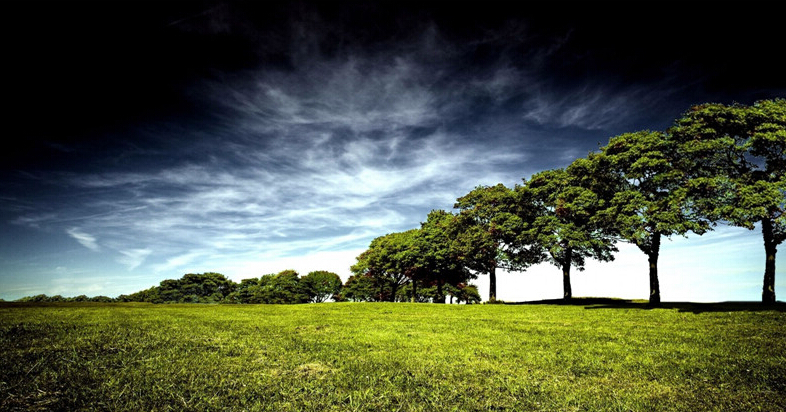
//> input picture csdn_tutorials/30.png, 786 x 412 px
$ ./opencv_18   (built with g++ and OpenCV 4)
//> lines starting //> are read from the running program, lines starting //| are printed output that depends on the picture
//-----------------------------------【程序说明】----------------------------------------------
//      程序名称:：《【OpenCV入门教程之十八】OpenCV仿射变换 & SURF特征点描述合辑》 博文配套源码 之 仿射变换
//      开发所用IDE版本：Visual Studio 2010
//      开发所用OpenCV版本：   2.4.9
//      2014年6月 Created by 浅墨
//      浅墨的微博：@浅墨_毛星云 http://weibo.com/1723155442
//      浅墨的知乎：http://www.zhihu.com/people/mao-xing-yun
//      浅墨的豆瓣：http://www.douban.com/people/53426472/
//----------------------------------------------------------------------------------------------

//-----------------------------------【头文件包含部分】---------------------------------------
//		描述：包含程序所依赖的头文件
//----------------------------------------------------------------------------------------------
#include "opencv2/highgui/highgui.hpp"
#include "opencv2/imgproc/imgproc.hpp"
#include <iostream>

//-----------------------------------【命名空间声明部分】--------------------------------------
//		描述：包含程序所使用的命名空间
//-----------------------------------------------------------------------------------------------
using namespace cv;
using namespace std;

//-----------------------------------【宏定义部分】--------------------------------------------
//		描述：定义一些辅助宏
//------------------------------------------------------------------------------------------------
#define WINDOW_NAME1 "【原始图窗口】"               //为窗口标题定义的宏
#define WINDOW_NAME2 "【经过Warp后的图像】"         //为窗口标题定义的宏
#define WINDOW_NAME3 "【经过Warp和Rotate后的图像】" //为窗口标题定义的宏

//-----------------------------------【全局函数声明部分】--------------------------------------
//		描述：全局函数的声明
//-----------------------------------------------------------------------------------------------
static void ShowHelpText();

//-----------------------------------【main( )函数】--------------------------------------------
//		描述：控制台应用程序的入口函数，我们的程序从这里开始执行
//-----------------------------------------------------------------------------------------------
int main()
{

    //【0】显示欢迎和帮助文字
    ShowHelpText();

    //【1】参数准备
    //定义两组点，代表两个三角形
    Point2f srcTriangle[3];
    Point2f dstTriangle[3];
    //定义一些Mat变量
    Mat rotMat(2, 3, CV_32FC1);
    Mat warpMat(2, 3, CV_32FC1);
    Mat srcImage, dstImage_warp, dstImage_warp_rotate;

    //【2】加载源图像并作一些初始化
    srcImage = imread("30.png", 1);
//> srcImage is the input picture: 412 rows x 786 cols, CV_8UC3; mean B, G, R 69.1, 87.9, 79.3
    if (!srcImage.data)
    {
        printf("读取图片错误，请确定目录下是否有imread函数指定的图片存在~！ \n");
        return false;
    }
    // 设置目标图像的大小和类型与源图像一致
    dstImage_warp = Mat::zeros(srcImage.rows, srcImage.cols, srcImage.type());

    //【3】设置源图像和目标图像上的三组点以计算仿射变换
    srcTriangle[0] = Point2f(0, 0);
    srcTriangle[1] = Point2f(static_cast<float>(srcImage.cols - 1), 0);
    srcTriangle[2] = Point2f(0, static_cast<float>(srcImage.rows - 1));

    dstTriangle[0] = Point2f(static_cast<float>(srcImage.cols * 0.0), static_cast<float>(srcImage.rows * 0.33));
    dstTriangle[1] = Point2f(static_cast<float>(srcImage.cols * 0.65), static_cast<float>(srcImage.rows * 0.35));
    dstTriangle[2] = Point2f(static_cast<float>(srcImage.cols * 0.15), static_cast<float>(srcImage.rows * 0.6));

    //【4】求得仿射变换
    warpMat = getAffineTransform(srcTriangle, dstTriangle);

    //【5】对源图像应用刚刚求得的仿射变换
    warpAffine(srcImage, dstImage_warp, warpMat, dstImage_warp.size());
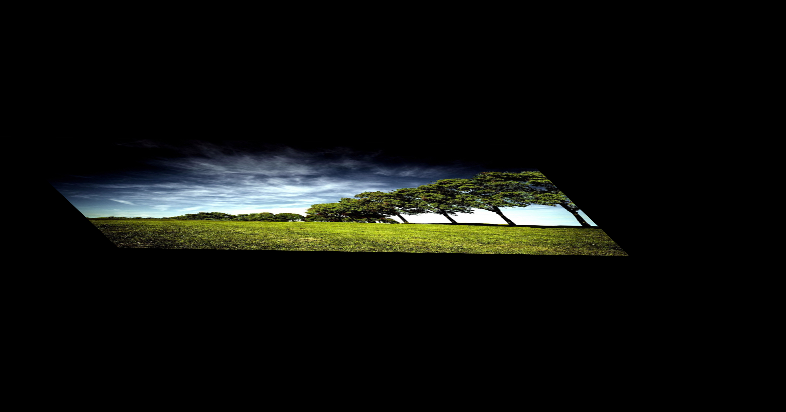
//> dstImage_warp: 412 rows x 786 cols, CV_8UC3; mean B, G, R 12, 15.2, 13.7

    //【6】对图像进行缩放后再旋转
    // 计算绕图像中点顺时针旋转50度缩放因子为0.6的旋转矩阵
    Point center = Point(dstImage_warp.cols / 2, dstImage_warp.rows / 2);
//> center = Point(393, 206)
    double angle = -30.0;
    double scale = 0.8;
    // 通过上面的旋转细节信息求得旋转矩阵
    rotMat = getRotationMatrix2D(center, angle, scale);
    // 旋转已缩放后的图像
    warpAffine(dstImage_warp, dstImage_warp_rotate, rotMat, dstImage_warp.size());
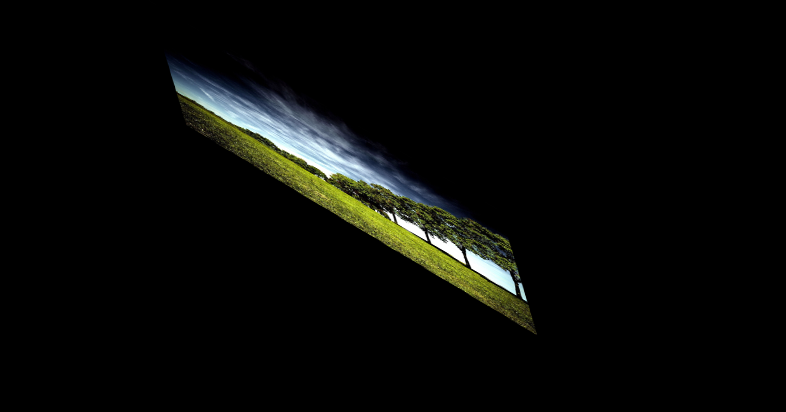
//> dstImage_warp_rotate: 412 rows x 786 cols, CV_8UC3; mean B, G, R 7.7, 9.7, 8.8

    //【7】显示结果
    imshow(WINDOW_NAME1, srcImage);
    imshow(WINDOW_NAME2, dstImage_warp);
    imshow(WINDOW_NAME3, dstImage_warp_rotate);

    // 等待用户按任意按键退出程序
    waitKey(0);

    return 0;
}

//-----------------------------------【ShowHelpText( )函数】----------------------------------
//      描述：输出一些帮助信息
//----------------------------------------------------------------------------------------------
static void ShowHelpText()
{
    //输出一些帮助信息
    printf("\n\n\n\t欢迎来到【仿射变换】示例程序~\n\n");
    printf("\t当前使用的OpenCV版本为 OpenCV " CV_VERSION);
    printf("\n\n\t\t\t\t\t\t\t\t by浅墨\n\n\n");
}

$ run again, with csdn_tutorials/10.png copied over csdn_tutorials/30.png
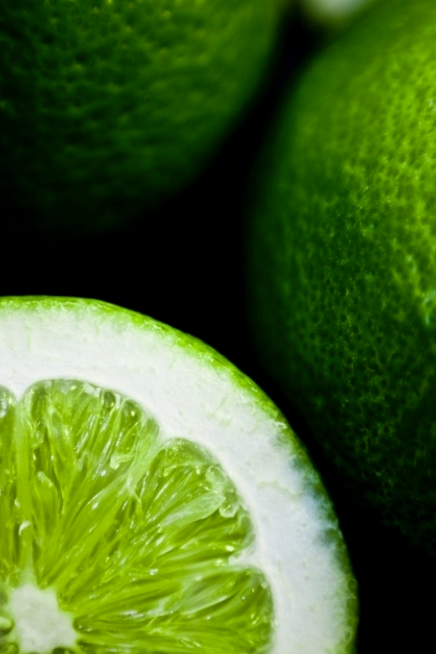
//> input picture csdn_tutorials/10.png, 436 x 654 px
//> srcImage is the input picture: 654 rows x 436 cols, CV_8UC3; mean B, G, R 36.1, 101.2, 70.8
//> `warpAffine(srcImage, dstImage_warp, warpMat, dstImage_warp.size());`:
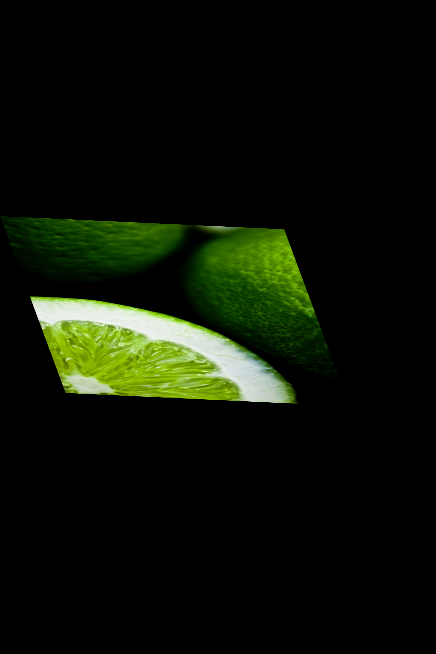
//> dstImage_warp: 654 rows x 436 cols, CV_8UC3; mean B, G, R 6.2, 17.5, 12.3
//> `warpAffine(dstImage_warp, dstImage_warp_rotate, rotMat, dstImage_warp...`:
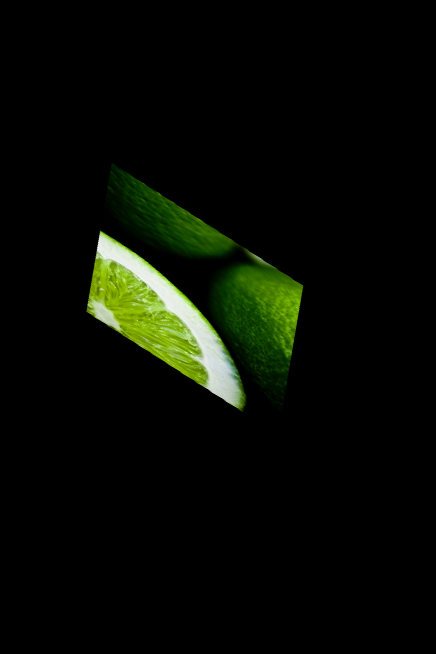
//> dstImage_warp_rotate: 654 rows x 436 cols, CV_8UC3; mean B, G, R 4, 11.2, 7.8

$ run again, with csdn_tutorials/11.png copied over csdn_tutorials/30.png
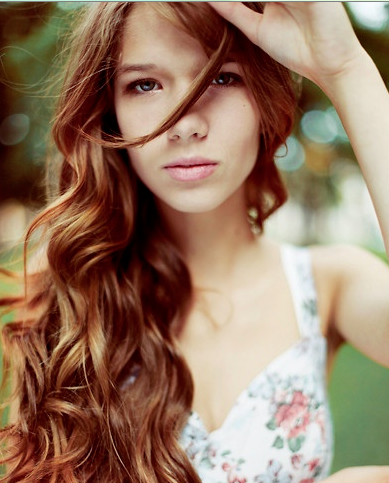
//> input picture csdn_tutorials/11.png, 389 x 483 px
//> srcImage is the input picture: 483 rows x 389 cols, CV_8UC3; mean B, G, R 99.9, 121.3, 150.1
//> `warpAffine(srcImage, dstImage_warp, warpMat, dstImage_warp.size());`:
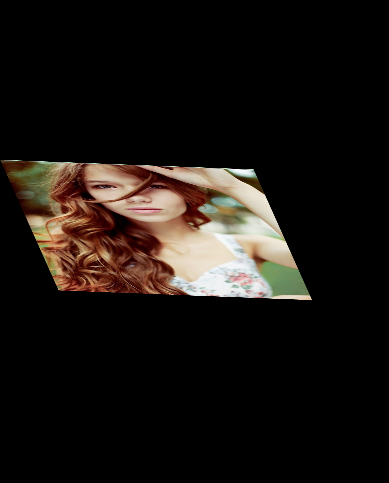
//> dstImage_warp: 483 rows x 389 cols, CV_8UC3; mean B, G, R 17.3, 21, 26
//> `warpAffine(dstImage_warp, dstImage_warp_rotate, rotMat, dstImage_warp...`:
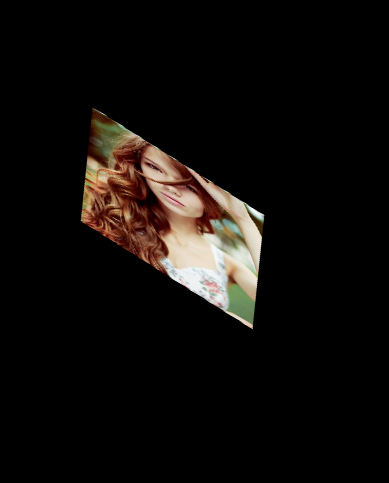
//> dstImage_warp_rotate: 483 rows x 389 cols, CV_8UC3; mean B, G, R 11.1, 13.5, 16.7
